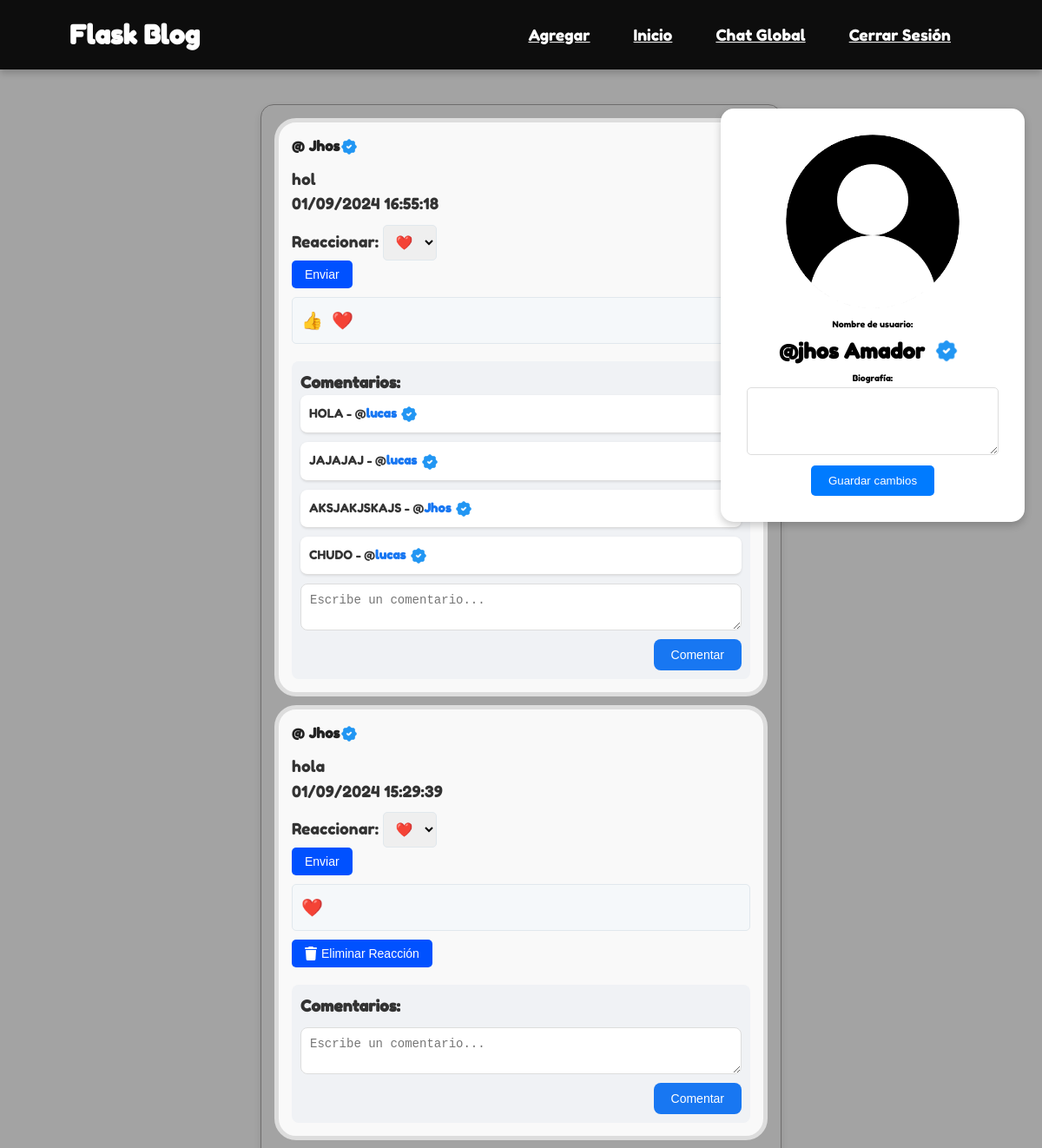
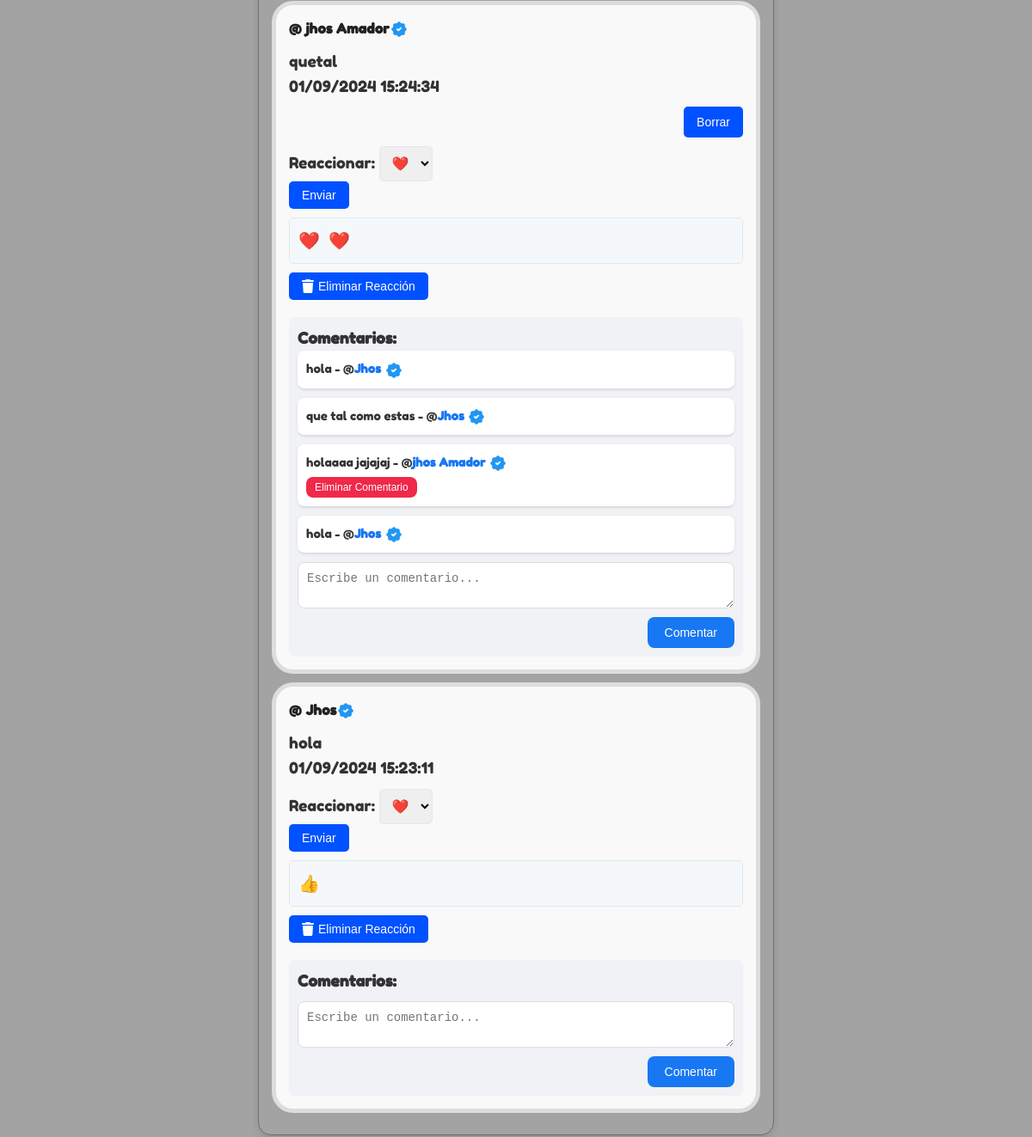
/ (signed in), run on the app's committed database (2 pictures, top to bottom).
### app.py (models this page shows)
class User(db.Model, UserMixin):
    __tablename__ = "users"
    id = db.Column(db.Integer, primary_key=True)
    name = db.Column(db.String(100), unique=True, nullable=False)  # Considera cambiar esto a `username` si es más adecuado
    password = db.Column(db.String(100), nullable=False)
    reactions = db.relationship('Reaction', back_populates='user')
    posts = db.relationship('Post', back_populates='user')

class Post(db.Model):
    __tablename__ = "posts"
    id = db.Column(db.Integer, primary_key=True)
    titulo = db.Column(db.String, nullable=False)
    fecha = db.Column(db.DateTime, default=datetime.utcnow)
    texto = db.Column(db.String, nullable=False)
    imagen_url = db.Column(db.String, nullable=True)  # Nueva columna para la URL de la imagen
    video_url = db.Column(db.String, nullable=True)  # Nueva columna para la URL del video
    user_id = db.Column(db.Integer, db.ForeignKey('users.id'), nullable=False)
    reactions = db.relationship('Reaction', back_populates='post')
    user = db.relationship('User', back_populates='posts')

class Reaction(db.Model):
    __tablename__ = 'reactions'
    id = db.Column(db.Integer, primary_key=True)
    user_id = db.Column(db.Integer, db.ForeignKey('users.id'), nullable=False)
    post_id = db.Column(db.Integer, db.ForeignKey('posts.id'), nullable=False)
    emoji = db.Column(db.String(10), nullable=False)  # Usa un tamaño adecuado para los emoticonos
    user = db.relationship('User', back_populates='reactions')
    post = db.relationship('Post', back_populates='reactions')
    __table_args__ = (
        db.UniqueConstraint('user_id', 'post_id', name='unique_user_post_reaction'),
    )

class Comment(db.Model):
    __tablename__ = 'comments'
    id = db.Column(db.Integer, primary_key=True)
    texto = db.Column(db.String, nullable=False)
    fecha = db.Column(db.DateTime, default=datetime.utcnow)
    user_id = db.Column(db.Integer, db.ForeignKey('users.id'), nullable=False)
    post_id = db.Column(db.Integer, db.ForeignKey('posts.id'), nullable=False)
    user = db.relationship('User')
    post = db.relationship('Post', back_populates='comments')

### app.py (the view)
@app.route("/")
@login_required
def inicio():
    posts = Post.query.order_by(Post.fecha.desc()).all()
    return render_template("inicio.html", posts=posts)

### app.py (called while the page is built)
@login_manager.user_loader
def load_user(user_id):
    return User.query.get(int(user_id))

### templates/inicio.html (shortened to what this page needs)
{% extends "layout.html" %}
{% block body %}
    <section>
        <div class="profile-card">
            <div class="profile-picture">
                <img src="{{ url_for('static', filename='usu.png') }}" alt="Foto de perfil" class="profile-image">
            </div>
            <form class="profile-form" action="{{ url_for('update_profile') }}" method="POST">
                <label for="profile-name">Nombre de usuario:</label>
                <div class="profile-name-container">
                    <span class="profile-name">@{{ current_user.name }}</span>
                    <img src="{{ url_for('static', filename='verificar.png') }}" alt="Verified" class="icon">
                </div>
                <label for="profile-bio">Biografía:</label>
                <textarea id="profile-bio" name="profile_bio" rows="4">{{ current_user.bio }}</textarea>
                <button type="submit">Guardar cambios</button>
            </form>
        </div>
        {% for post in posts %}
            <div class="post-background">
                <div class="post">
                    <h3 class="post-title">
                        <span>@</span>{{ post.user.name }}
                        <img src="{{ url_for('static', filename='verificar.png') }}" alt="Verified" class="icon">
                    </h3>
                    <p>{{ post.texto }}</p>
                    <p class="post-date">{{ post.fecha.strftime('%d/%m/%Y %H:%M:%S') }}</p>
                    {% if post.user_id == current_user.id %}
                    <div class="delete-button">
                        <form action="{{ url_for('borrar') }}" method="post">
                            <button type="submit" class="btn btn-delete">Borrar</button>
                        </form>
                    </div>
                    {% endif %}
                    <div class="reaction-form">
                        <form action="{{ url_for('add_reaction', post_id=post.id) }}" method="POST">
                            <label for="reaction">Reaccionar:</label>
                            <select name="emoji" id="reaction" class="emoji-picker">
                                <option value="❤️">❤️</option>
                            </select>
                            <button type="submit" class="btn btn-submit">Enviar</button>
                        </form>
                    </div>
                    <div class="reactions">
                        {% for reaccion in post.reactions %}
                            <span class="reaction">
                                {{ reaccion.emoji }}
                            </span>
                        {% endfor %}
                    </div>
                    {% for reaccion in post.reactions if reaccion.user_id == current_user.id %}
                    <form action="{{ url_for('eliminar_reaccion', post_id=post.id) }}" method="post" class="reaction-form">
                        <button type="submit">
                            <i class="fas fa-trash"></i> Eliminar Reacción
                        </button>
                    </form>
                    {% endfor %}
                    <div class="comments">
                        <h4>Comentarios:</h4>
                        {% for comment in post.comments %}
                            <div class="comment">
                                <p>
                                    {{ comment.texto }} -
                                    <span>@</span><strong>{{ comment.user.name }}</strong>
                                    <img src="{{ url_for('static', filename='verificar.png') }}" alt="Verified" class="icon">
                                </p>
                                {% if comment.user.id == current_user.id %}
                                    <form action="{{ url_for('borrar_comentario', comment_id=comment.id) }}" method="post">
                                        <button type="submit" class="btn btn-delete">Eliminar Comentario</button>
                                    </form>
                                {% endif %}
                            </div>
                        {% endfor %}
                        <form action="{{ url_for('crear_comentario', post_id=post.id) }}" method="post" class="comment-form">
                            <textarea name="texto" placeholder="Escribe un comentario..." required></textarea>
                            <button type="submit" class="btn btn-submit">Comentar</button>
                        </form>
                    </div>
                </div>
            </div>
        {% endfor %}
    </section>
{% endblock %}

### static/style.css (style rules this page uses)
* { margin: 0; padding: 0; box-sizing: border-box; }
html { font-size: 62.5%; }
body { background-color: #a3a3a3; margin: 0; padding: 0; }
section { margin: 15vh auto 3vh; width: 90%; max-width: 600px; background-color: #a3a3a3; border: 1px solid #6e6d6d; border-radius: 15px; box-shadow: 0 4px 8px rgba(0, 0, 0, 0.1); padding: 1.5rem; margin-bottom: 1rem; font-family: 'Fredoka One', sans-serif; }
.post { width: 100%; max-width: 100%; font-size: 1.8rem; color: #333; line-height: 1.6; padding: 15px; background-color: #f9f9f9; border: 5px solid #ddd; border-radius: 25px; margin-bottom: 1rem; font-family: 'Fredoka One', sans-serif; }
.post-title { font-size: 1.6rem; color: #222; font-weight: bold; margin-bottom: 10px; display: flex; align-items: center; }
.post-title span { margin-right: 0.5rem; }
.delete-button { display: flex; justify-content: flex-end; margin-top: 1rem; }
.delete-button button { background-color: #0051ff; color: white; border: none; padding: 10px 15px; font-size: 1.4rem; border-radius: 5px; cursor: pointer; transition: background-color 0.3s ease; }
.reactions { display: flex; flex-wrap: wrap; margin-top: 1rem; padding: 1rem; border: 1px solid #e1e8ed; border-radius: 5px; background-color: #f5f8fa; }
.reaction { font-size: 2rem; margin-right: 1rem; cursor: pointer; transition: transform 0.2s, background-color 0.2s; }
.reaction-form { margin-top: 1rem; }
.reaction-form select, .reaction-form button { font-size: 1.6rem; }
.reaction-form select { padding: 10px; border-radius: 5px; border: 1px solid #e1e8ed; }
.reaction-form button { background-color: #0051ff; color: white; border: none; padding: 8px 15px; font-size: 1.4rem; border-radius: 5px; cursor: pointer; transition: background-color 0.3s ease, transform 0.3s ease; display: flex; align-items: center; }
.reaction-form button i { margin-right: 0.5rem; font-size: 1.6rem; }
.icon { width: 22px; height: auto; margin-right: 8px; vertical-align: middle; }
.comments { margin-top: 20px; padding: 10px; background-color: #f0f2f5; border-radius: 8px; }
.comment { padding: 10px; margin-bottom: 10px; border-bottom: 1px solid #ddd; border-radius: 8px; background-color: #fff; box-shadow: 0 1px 3px rgba(0, 0, 0, 0.1); }
.comment p { margin: 0; font-size: 14px; }
.comment strong { color: #1877f2; }
.comment-form { margin-top: 10px; display: flex; flex-direction: column; }
.comment-form textarea { width: 100%; padding: 10px; margin-bottom: 10px; border: 1px solid #ddd; border-radius: 8px; font-size: 14px; resize: vertical; }
.comment-form button { align-self: flex-end; background-color: #1877f2; color: white; border: none; padding: 10px 20px; border-radius: 8px; font-size: 14px; cursor: pointer; transition: background-color 0.3s ease; }
.btn-delete { background-color: #f02849; color: white; border: none; padding: 5px 10px; border-radius: 8px; font-size: 12px; cursor: pointer; transition: background-color 0.3s ease; }
.profile-card { background-color: #fff; border-radius: 15px; padding: 30px; box-shadow: 0 4px 10px rgba(0, 0, 0, 0.2); text-align: center; position: fixed; right: 20px; top: 125px; width: 350px; z-index: 1000; font-family: 'Fredoka One', sans-serif; }
.profile-name-container { display: flex; align-items: center; justify-content: center; margin-top: 10px; }
.profile-name { font-size: 24px; margin-right: 10px; font-weight: bold; }
.profile-name-container .icon { width: 30px; height: 30px; vertical-align: middle; }
.profile-form label { display: block; margin: 10px 0 5px; }
.profile-form textarea { width: 100%; border: 1px solid #ddd; border-radius: 5px; padding: 8px; }
.profile-form button { margin-top: 10px; background-color: #007bff; color: #fff; border: none; padding: 10px 20px; border-radius: 5px; cursor: pointer; }
.profile-image { border-radius: 50%; width: 200px; height: 200px; object-fit: cover; }

### data on the page
User: name "jhos Amador"
Post: user.name "Jhos", texto "hol", fecha "01/09/2024 16:55:18"
Reaction: emoji "👍"
Reaction: emoji "❤️"
Comment: texto "HOLA", user.name "lucas"
Comment: texto "JAJAJAJ", user.name "lucas"
Comment: texto "AKSJAKJSKAJS", user.name "Jhos"
Comment: texto "CHUDO", user.name "lucas"
Post: user.name "Jhos", texto "hola", fecha "01/09/2024 15:29:39"
Reaction: emoji "❤️"
Post: user.name "jhos Amador", texto "quetal", fecha "01/09/2024 15:24:34"
Reaction: emoji "❤️"
Reaction: emoji "❤️"
Comment: texto "hola", user.name "Jhos"
Comment: texto "que tal como estas", user.name "Jhos"
Comment: texto "holaaaa jajajaj", user.name "jhos Amador"
Comment: texto "hola", user.name "Jhos"
Post: user.name "Jhos", texto "hola", fecha "01/09/2024 15:23:11"
Reaction: emoji "👍"
